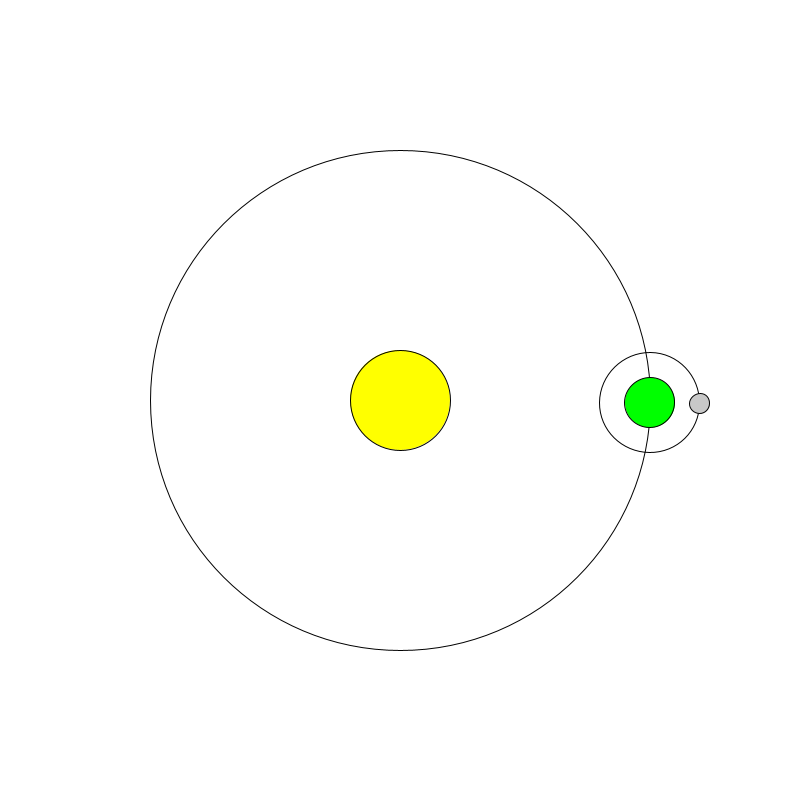
Frame 1 (no input)
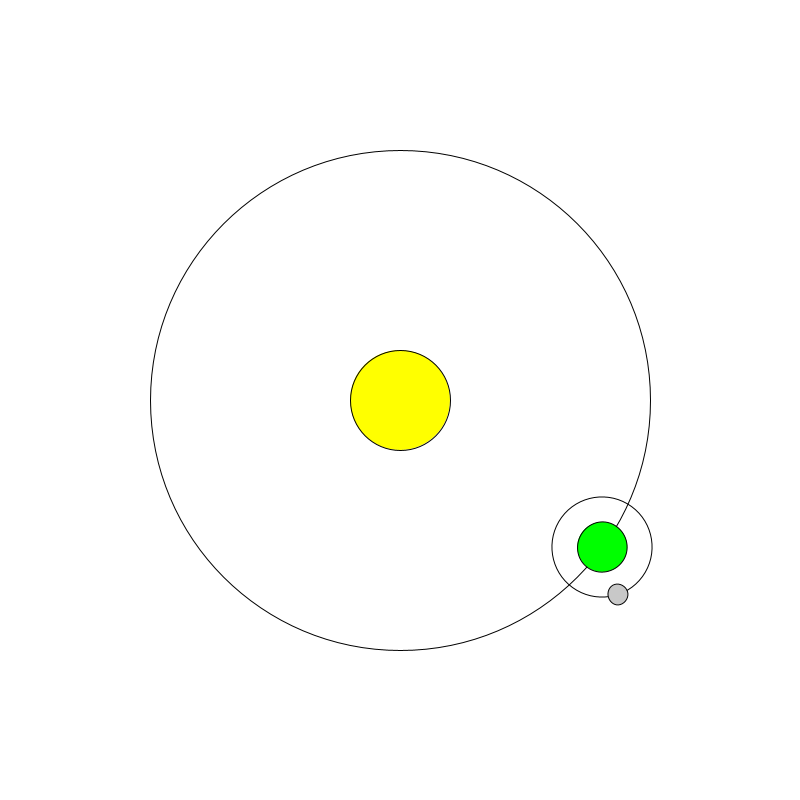
Frame 60 (the mouse pressed at the canvas centre just before this capture)
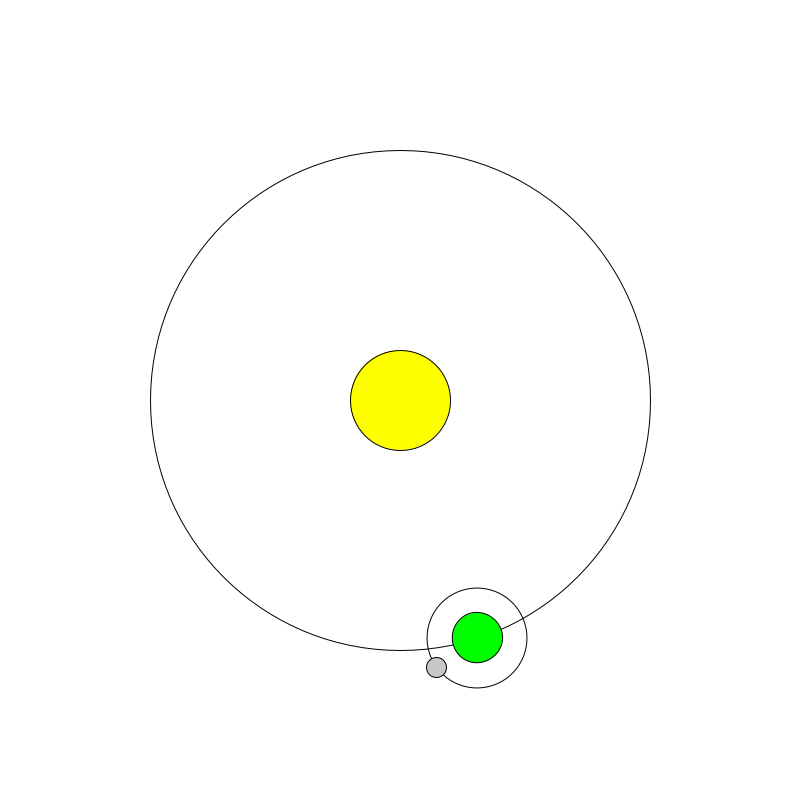
Frame 120 (the mouse held since frame 60 and released just before this capture)

The Processing sketch that drew these frames (run headless with seeded random() and noise(); from frame 60 on, the mouse is pressed at the canvas centre):

// Processing sketch: Sketch_003_earth_moon
// ── Sketch_003_earth_moon.pde

float earthVel = 0;
float moonVel = 0;

void setup()
{
  size(800, 800); 
}

void draw()
{
  background(255);
  
  noFill();
  stroke(0);
  ellipseMode(CENTER);
  ellipse(400, 400, 500, 500); 
  drawSun();
  
  earthVel += TWO_PI / 600;
  moonVel += TWO_PI /600;
  translate(400, 400);
  pushMatrix();
    rotate(earthVel);
    translate(250, 0);
    drawEarth();
    pushMatrix();
      rotate(moonVel);
      translate(50, 0);
      fill(200);
      ellipse(0,0, 20, 20);
    popMatrix();
  popMatrix();
}

void drawSun()
{
  fill(255, 255, 0);
  stroke(0);
  ellipseMode(CENTER);
  ellipse(400, 400, 100, 100);
  
}

void drawEarth()
{
  fill(0, 255, 0);
  stroke(0);
  ellipseMode(CENTER);
  ellipse(0, 0, 50, 50);
  noFill();
  ellipse(0, 0, 100, 100);
}
